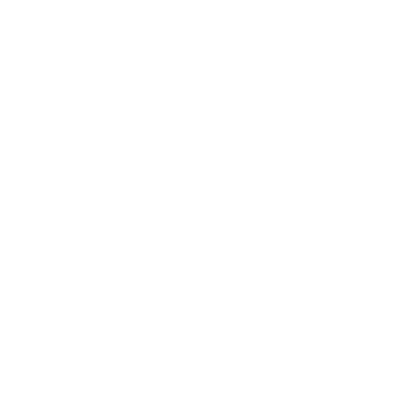
Frame 1 (no input)
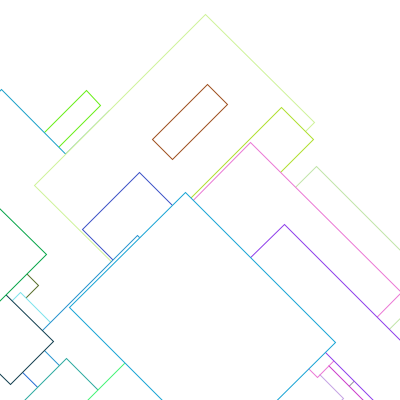
Frame 60 (the mouse pressed at the canvas centre just before this capture)
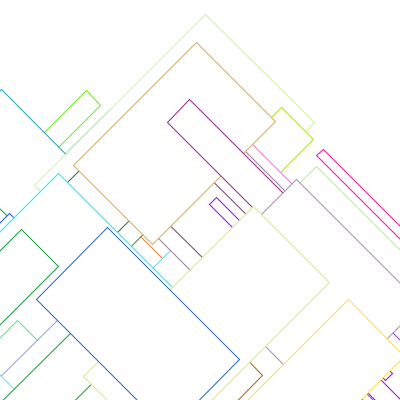
Frame 120 (the mouse held since frame 60 and released just before this capture)

The Processing sketch that drew these frames (run headless with seeded random() and noise(); from frame 60 on, the mouse is pressed at the canvas centre):

// Processing sketch: processing_167476
// ── processing_167476.pde

//set variables
float a;
float b;
float c;
float d;
float e;
void setup() 
{
size(400,400);
background(255);
smooth ();
}
 
void draw ()  
{
a=random(255);//to choose random clour for rectangles
b=random(255);//to choose random clour for rectangles
c=random(255);//to choose random clour for rectangles
d=random(255);//to choose random clour for rectangles
e=random(255);//to choose random clour for rectangles

translate(a,e);//to move rectangles randomly
rotate(PI/4);//to rotate rectangles

stroke(a,b,c);  
rect(d, e, c,b); 
}
